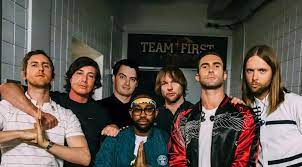
#> input picture facedetect/maroon5.png, 302 x 167 px
$ python facedetect.py
#> lines starting #> are read from the running program, lines starting #| are printed output that depends on the picture; after the words box and inside, x2 and y2 are one past the last pixel; in counts of white or black regions, pixels touching at a corner belong together
"""
This program detect faces on a picture
by using openCV
"""

import cv2
from random import randrange

trained_face_data = cv2.CascadeClassifier(cv2.data.haarcascades + 'haarcascade_frontalface_default.xml')

# get img file
img = cv2.imread('./maroon5.png')
#> img is the input picture: shape (167, 302, 3); mean B, G, R 77, 84.5, 94.8

# make the picture gray
grayscaled_img = cv2.cvtColor(img, cv2.COLOR_BGR2GRAY)
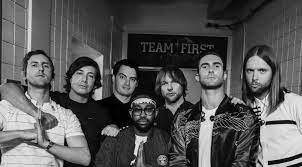
#> grayscaled_img: shape (167, 302); min 0, max 252, mean 86.7

# detect faces
face_coordinates = trained_face_data.detectMultiScale(grayscaled_img)
#> face_coordinates = [[25, 54, 30, 30], [196, 53, 31, 31], [241, 58, 32, 32], [113, 67, 29, 29], [156, 72, 29, 29], [128, 97, 32, 32], [69, 63, 31, 31]]

# draw rectangle around the faces
for (x,y,w,h) in face_coordinates:
    cv2.rectangle(img, (x, y), (x+w, y+h), (randrange(255), randrange(255), randrange(255)), 3)
#> this loop made 7 passes
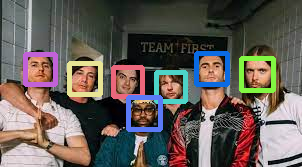
#> img: shape (167, 302, 3); 8.08% of pixels changed, all inside (x1, y1, x2, y2) = (23, 51, 276, 132)

# show the img with rectangles cover the faces
cv2.imshow('Clever Prgrammer Face Detector', img)

cv2.waitKey()

$ run again, with facedetect/RDJ.png copied over facedetect/maroon5.png
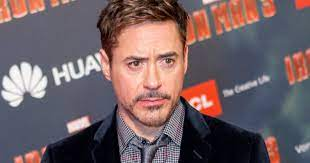
#> input picture facedetect/RDJ.png, 310 x 163 px
#> img is the input picture: shape (163, 310, 3); mean B, G, R 100.1, 96.6, 115.2
#> `grayscaled_img = cv2.cvtColor(img, cv2.COLOR_BGR2GRAY)`:
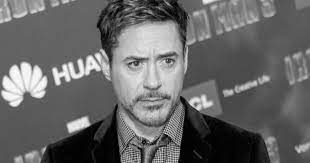
#> grayscaled_img: shape (163, 310); min 0, max 255, mean 102.6
#> face_coordinates = [[104, 25, 94, 94]]
#> the loop `for (x,y,w,h) in face_coordinates:` made 1 pass
#> after the loop `for (x,y,w,h) in face_coordinates:`:
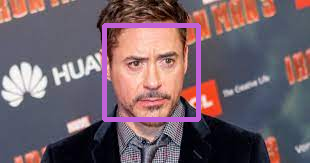
#> img: shape (163, 310, 3); 3.7% of pixels changed, all inside (x1, y1, x2, y2) = (102, 23, 201, 122)

$ run again, with facedetect/mark.jpeg saved as facedetect/maroon5.png
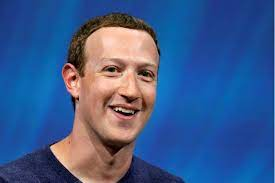
#> input picture facedetect/mark.jpeg, 275 x 183 px
#> img is the input picture: shape (183, 275, 3); mean B, G, R 141.1, 91.3, 61.5
#> `grayscaled_img = cv2.cvtColor(img, cv2.COLOR_BGR2GRAY)`:
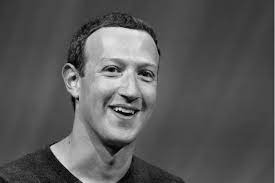
#> grayscaled_img: shape (183, 275); min 0, max 236, mean 88
#> face_coordinates = [[75, 30, 105, 105]]
#> the loop `for (x,y,w,h) in face_coordinates:` made 1 pass
#> after the loop `for (x,y,w,h) in face_coordinates:`:
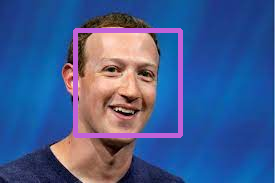
#> img: shape (183, 275, 3); 4.15% of pixels changed, all inside (x1, y1, x2, y2) = (73, 28, 183, 138)
